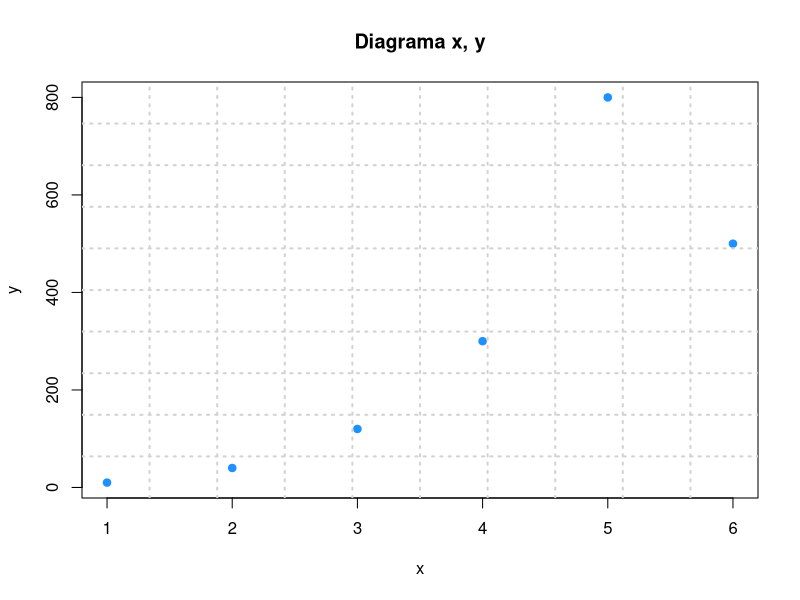
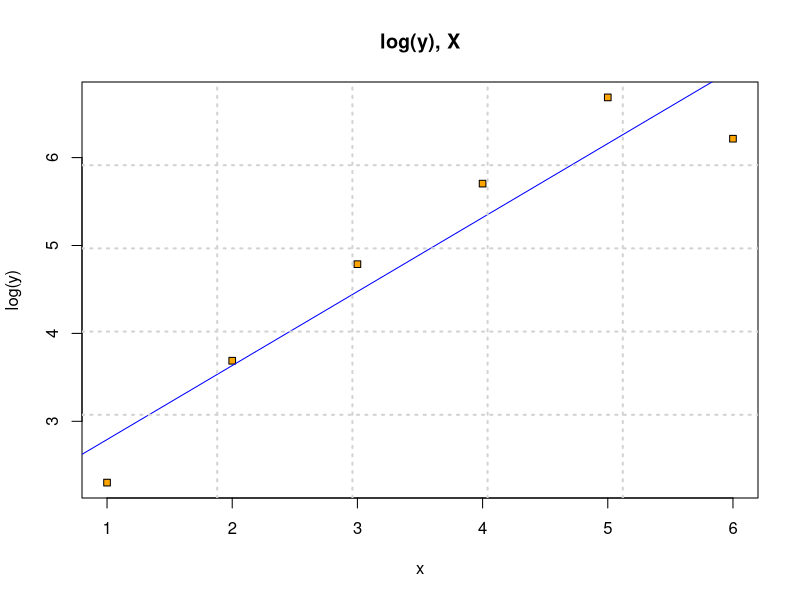
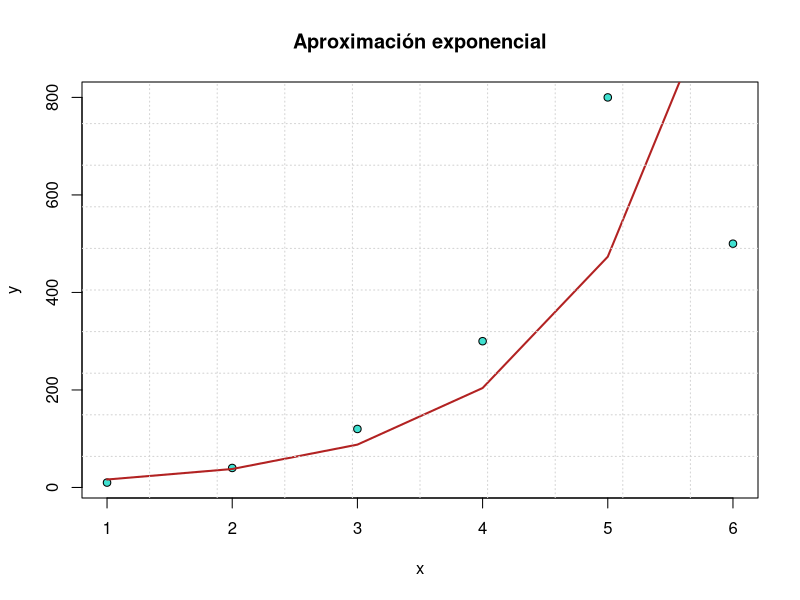
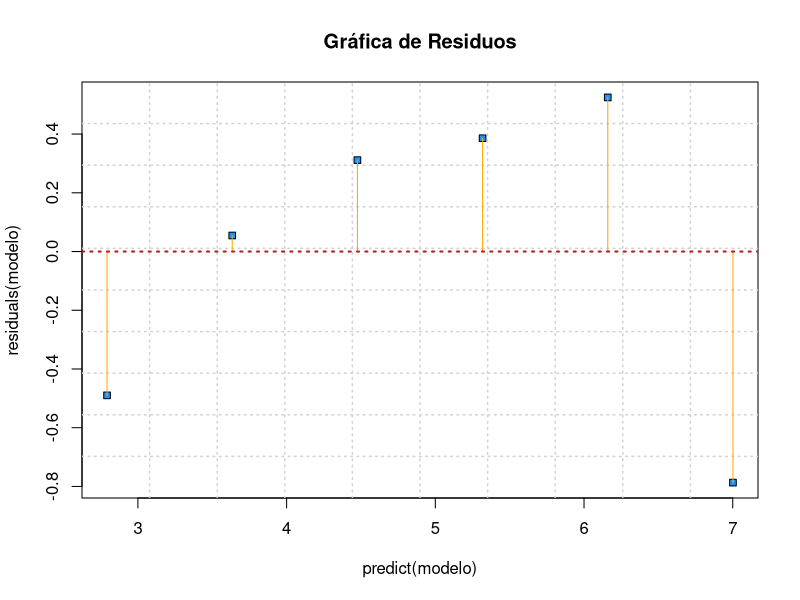
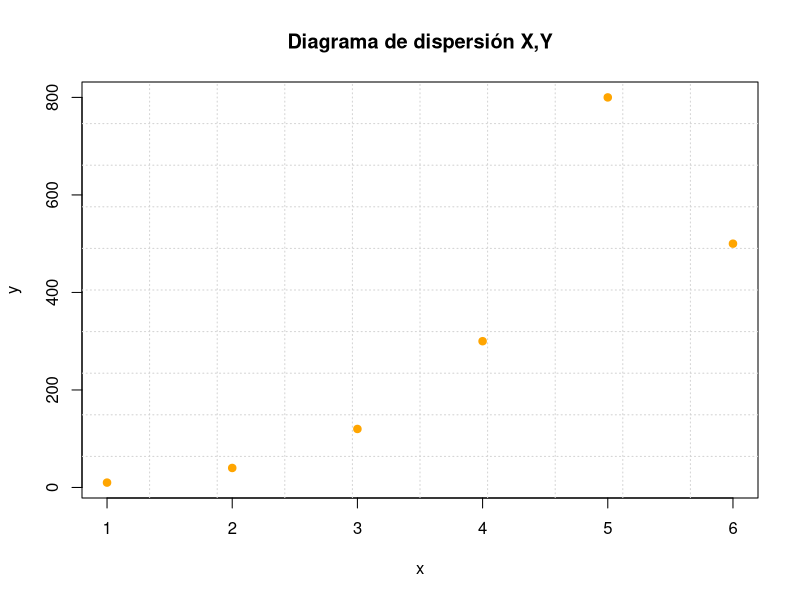
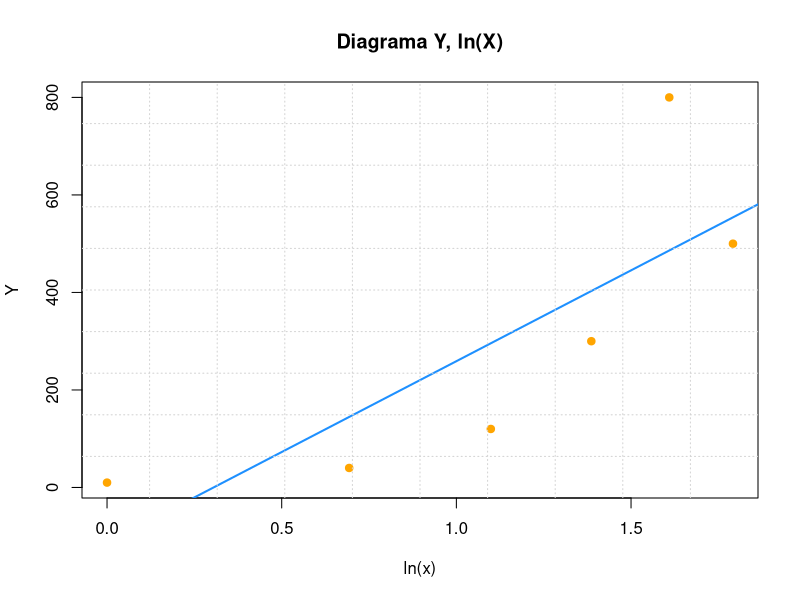
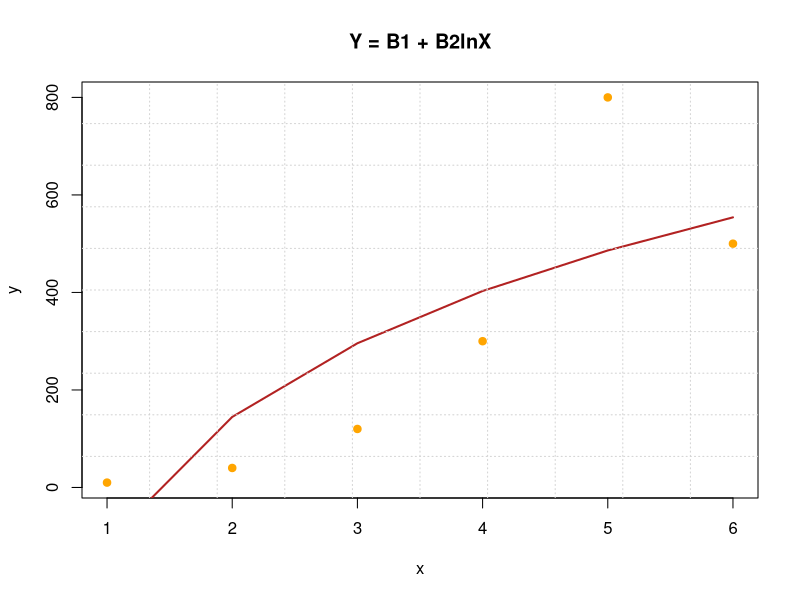

R code for these plots, in order:
# Comparación de regresión exponencial y logarítmica
# con la finalidad de ver cual modelo se adapta mejor


x <- c(1, 2, 3, 4 , 5, 6)
y <- c(10, 40, 120, 300, 800, 500)

datos <- data.frame(x, y)

# EXPONENCIAL #

modelo <- lm(log(y) ~ x, data = datos)
summary(modelo)

plot(x,y, pch=19, col = "dodgerblue", bg="red", main="Diagrama x, y")
grid(10, 10, lwd=2)

plot(x,log(y), pch=22, bg="orange", main = "log(y), X")
abline(reg=modelo, col="blue", lwd=1)
grid(5,5,lwd=2)

plot(x,y, pch=21, bg="turquoise", main="Aproximación exponencial")
lines(x, exp(modelo$fitted.values), col="firebrick", lwd = 2)
grid(10, 10, lwd=1)

plot(predict(modelo), residuals(modelo), pch=22, bg="dodgerblue", main="Gráfica de Residuos")
grid(10,10, lwd=1.5)
lines(predict(modelo), residuals(modelo), type="h", col="orange", lwd=1)
abline(h=0, col="firebrick", lty=3, lwd=2)


# LOGARÍTMICA #

regresionL <- lm(y ~ log(x), data = datos)
summary(regresionL)

plot(x,y,pch=19, col = "orange", main="Diagrama de dispersión X,Y")
grid(10,10,lwd=1)

plot(log(x), y, pch=19, col = "orange", bg="red", main="Diagrama Y, ln(X)", xlab = "ln(x)", ylab = "Y")
abline(reg=regresionL, col="dodgerblue", lwd=2)
grid(10,10,lwd=1)

plot(x,y, pch=19, col = "orange", bg="turquoise", main="Y = B1 + B2lnX")
lines(x, regresionL$fitted.values, col="firebrick", lwd = 2)
grid(10,10,lwd=1)


